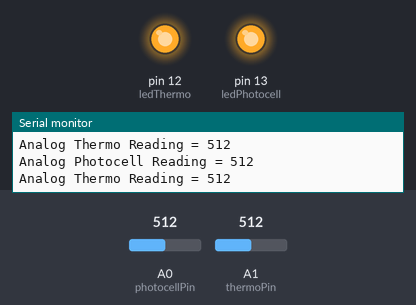
Recording of a sketch running on a simulated Arduino Uno, built with avr-gcc and run on an emulated ATmega328P. Parts: output pins drawn as LEDs (lit = HIGH), the last lines printed to the serial monitor. Inputs (shaded band) come from the test bench; at power-on: A0 (photocellPin) = 512, A1 (thermoPin) = 512.

Above: at 1.2 s.
1.3 s: A0 (photocellPin) set to 1002
4.3 s: A0 (photocellPin) set to 1010
At 5.6 s:
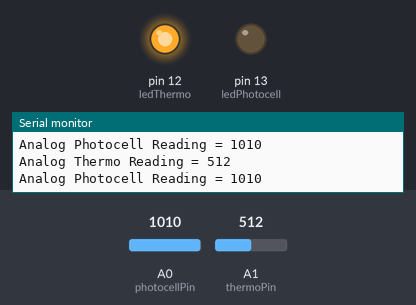
5.9 s: A1 (thermoPin) set to 181
8.9 s: A1 (thermoPin) set to 153
At 9.5 s:
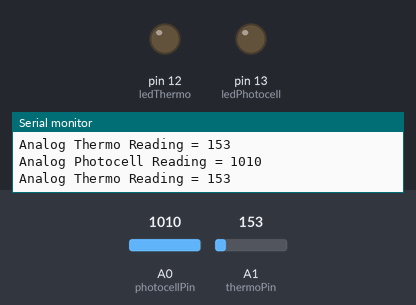
10.5 s: A0 (photocellPin) set to 900
At 11.1 s:
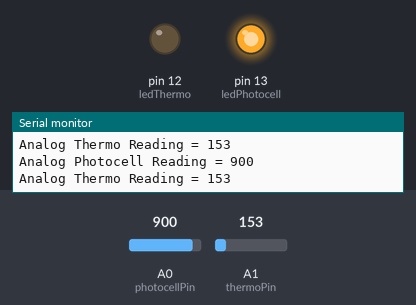
12.1 s: A0 (photocellPin) set to 1020
At 13.0 s:
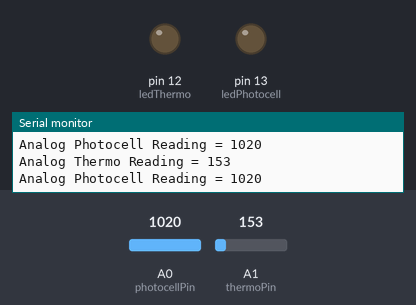
Timing chart, 0 to 14.6 s (numbered marks = the images above; inputs shaded):
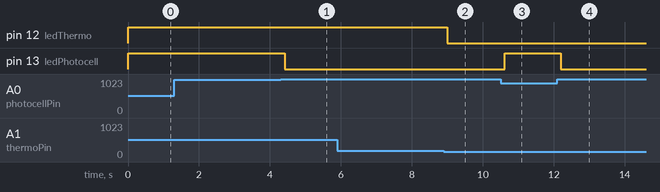

The sketch:

SmartEDU.ino
```cpp
//SmartEDU project - Intel IoT Roadshow
/* Here we declare the variables we`re going to use throughout the code. We named them
so that they reflect their function in our project, but we also added some explanation after each of them just in case */
int ledPhotocell = 13;    //this LED is our automated response to situations where the lights go off
int ledThermo = 12;       //this LED represents our response to changes in the environment`s temperature
int photocellPin = 0;     // The photocell pin is connected here
int thermoPin = 1;     // the Thermo pin is connected here
int photocellReading;     // this variable will receive the value we gather in photocellPin
int thermoReading;     // this variable will receive the value we gather in thermoPin


// the setup routine runs once when you press reset:
void setup() {
  // initialize the digital pin as an output.
  pinMode(ledPhotocell, OUTPUT);
  pinMode(ledThermo, OUTPUT);
  Serial.begin(9600);
}

// the loop routine runs over and over again forever:
void loop() {
  photocellReading = analogRead(photocellPin);
  thermoReading = analogRead(thermoPin);

  Serial.print("Analog Photocell Reading = ");
  Serial.println(photocellReading);     // the raw analog reading
  Serial.print("Analog Thermo Reading = ");
  Serial.println(thermoReading);     // the raw analog reading

/*here we define what the classroom would do if the temperature went too high or the lighting is not the ideal. We use a LED to represent, but in real life
we would take other actions, such as activating the air conditioning system and contacting the cloud to adapt the classroom`s systems
to that group of students*/

  if(thermoReading>170){
     digitalWrite(ledThermo, HIGH);   // turn the LED on (HIGH is the voltage level)
  }
  else{
     digitalWrite(ledThermo, LOW);    // turn the LED off by making the voltage LOW

  }

  if(photocellReading < 1010){
     digitalWrite(ledPhotocell, HIGH);   // turn the LED on (HIGH is the voltage level)
  }
  else{
     digitalWrite(ledPhotocell, LOW);    // turn the LED off by making the voltage LOW

  }


}
```

Measured:
- the behaviour switches between 1009 and 1010 on A0 (photocellPin) (found by bisection; images 0 and 1)
- the behaviour switches between 171 and 170 on A1 (thermoPin) (found by bisection; images 1 and 2)
- after the input at 4.3 s, pin 13 (ledPhotocell): HIGH → LOW after 0.12 s
- after the input at 8.9 s, pin 12 (ledThermo): HIGH → LOW after 0.10 s
- after the input at 10.5 s, pin 13 (ledPhotocell): LOW → HIGH after 0.11 s
- after the input at 12.1 s, pin 13 (ledPhotocell): HIGH → LOW after 0.10 s
